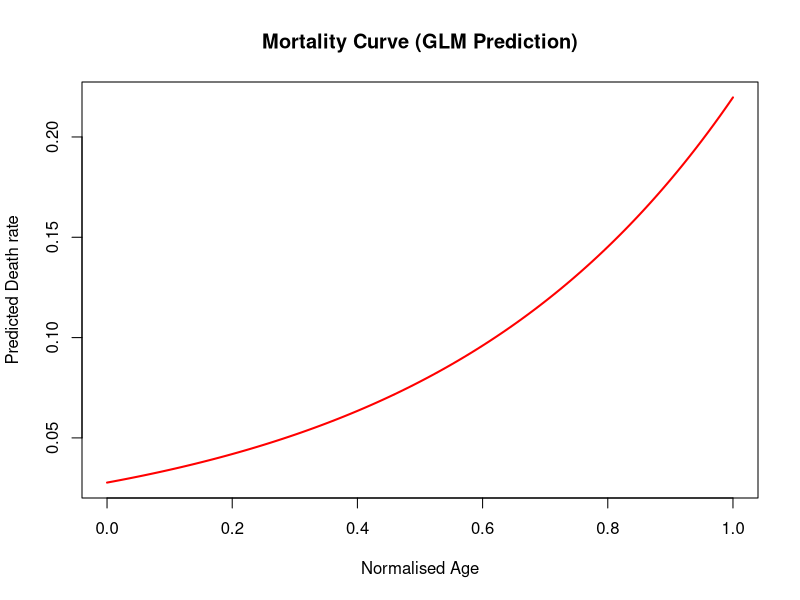

Generate this figure with R:
setwd("C:/Users/Lenovo/Desktop/Insurance_project")

pricing_data=read.csv("pricing_model_data.csv",stringsAsFactors = TRUE)
head(pricing_data)
summary(pricing_data)

attach(pricing_data)
glm_model_1=glm(Claims~Ins_Age+BMI+Medical_History_1+offset(log(Exposure)),family = poisson(link = "log"),data = pricing_data)
summary(glm_model_1)

#creating a dummy dataset representing the standard customer profile
test_data=data.frame(
  Ins_Age=seq(0,1,by=0.01),   #taking all ages from 0% to 100%
  BMI=mean(pricing_data$BMI),   #taking the mean of original data set for BMI
  Medical_History_1=mean(pricing_data$Medical_History_1),   #taking the mean of the original dataset for Medical_history_1 
  Exposure=1   #the exposure for a standard customer who dies is 1
)

test_data$Predicted_Freq=predict(glm_model_1,newdata = test_data,type = "response")   #using the predict function to predict the values for each age in the test_data
write.csv(test_data,"final_rate_table.csv",row.names = FALSE)
head(test_data)
plot(test_data$Ins_Age,test_data$Predicted_Freq,
     main = "Mortality Curve (GLM Prediction)",
     xlab="Normalised Age",
     ylab = "Predicted Death rate",
     col="red",type = "l",lwd=2)